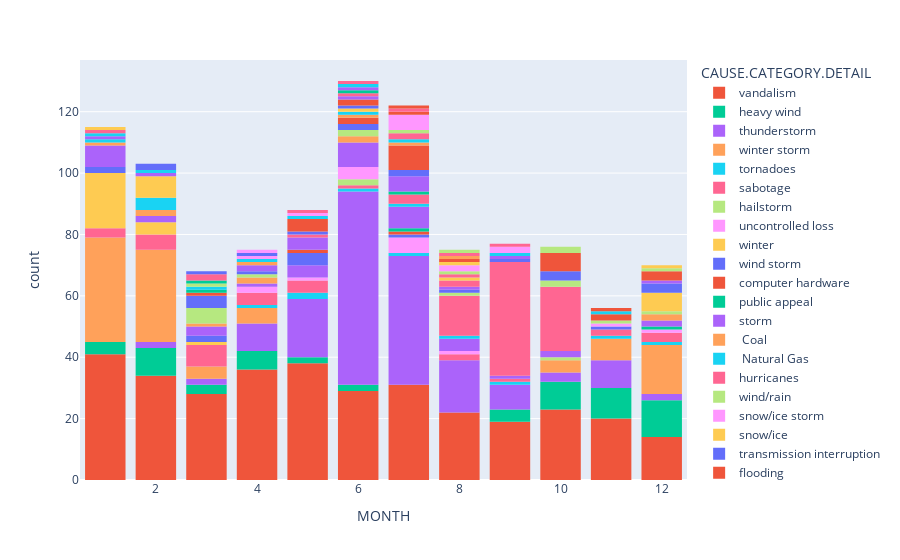

Here is the notebook cell this chart was saved with:
### Code cell
fig4 = px.histogram(df, 
                   x = 'MONTH',
                   color = 'CAUSE.CATEGORY.DETAIL')
fig4.update_layout(bargap=0.2)
fig4.show()

### Figure 1 — Plotly figure (JSON) as saved in the notebook; plotly's stock layout.template omitted (floating-point values rounded to 4 significant figures; data arrays with more than 128 entries replaced by an {"elided": "..."} marker saying what was removed)
{"data": [{"alignmentgroup": "True", "bingroup": "x", "hovertemplate": "CAUSE.CATEGORY.DETAIL=vandalism<br>MONTH=%{x}<br>count=%{y}<extra></extra>", "legendgroup": "vandalism", "marker": {"color": "#EF553B", "pattern": {"shape": ""}}, "name": "vandalism", "offsetgroup": "vandalism", "orientation": "v", "showlegend": true, "type": "histogram", "x": {"elided": "335 int values"}, "xaxis": "x", "yaxis": "y"}, {"alignmentgroup": "True", "bingroup": "x", "hovertemplate": "CAUSE.CATEGORY.DETAIL=heavy wind<br>MONTH=%{x}<br>count=%{y}<extra></extra>", "legendgroup": "heavy wind", "marker": {"color": "#00cc96", "pattern": {"shape": ""}}, "name": "heavy wind", "offsetgroup": "heavy wind", "orientation": "v", "showlegend": true, "type": "histogram", "x": [10, 10, 11, 12, 12, 10, 10, 12, 4, 11, 4, 10, 2, 11, 4, 3, 6, 5, 5, 11, 10, 1, 11, 2, 10, 12, 12, 12, 2, 12, 11, 12, 4, 12, 11, 11, 1, 9, 2, 9, 1, 2, 9, 12, 2, 9, 2, 3, 3, 12, 12, 1, 11, 4, 10, 10, 4, 11, 2, 6, 2], "xaxis": "x", "yaxis": "y"}, {"alignmentgroup": "True", "bingroup": "x", "hovertemplate": "CAUSE.CATEGORY.DETAIL=thunderstorm<br>MONTH=%{x}<br>count=%{y}<extra></extra>", "legendgroup": "thunderstorm", "marker": {"color": "#ab63fa", "pattern": {"shape": ""}}, "name": "thunderstorm", "offsetgroup": "thunderstorm", "orientation": "v", "showlegend": true, "type": "histogram", "x": {"elided": "178 int values"}, "xaxis": "x", "yaxis": "y"}, {"alignmentgroup": "True", "bingroup": "x", "hovertemplate": "CAUSE.CATEGORY.DETAIL=winter storm<br>MONTH=%{x}<br>count=%{y}<extra></extra>", "legendgroup": "winter storm", "marker": {"color": "#FFA15A", "pattern": {"shape": ""}}, "name": "winter storm", "offsetgroup": "winter storm", "orientation": "v", "showlegend": true, "type": "histogram", "x": [11, 1, 1, 4, 3, 4, 12, 2, 1, 2, 3, 1, 2, 12, 2, 12, 1, 1, 1, 2, 1, 11, 1, 11, 1, 2, 2, 1, 2, 2, 2, 12, 12, 2, 1, 1, 1, 1, 4, 4, 2, 2, 2, 1, 1, 1, 2, 1, 1, 1, 2, 1, 2, 2, 12, 12, 2, 2, 10, 10, 1, 2, 2, 2, 11, 1, 12, 12, 1, 12, 11, 2, 1, 1, 12, 1, 3, 3, 12, 2, 10, 2, 1, 1, 12, 11, 1, 1, 2, 12, 1, 2, 2, 12, 2, 11, 4, 10, null, 12, 1], "xaxis": "x", "yaxis": "y"}, {"alignmentgroup": "True", "bingroup": "x", "hovertemplate": "CAUSE.CATEGORY.DETAIL=tornadoes<br>MONTH=%{x}<br>count=%{y}<extra></extra>", "legendgroup": "tornadoes", "marker": {"color": "#19d3f3", "pattern": {"shape": ""}}, "name": "tornadoes", "offsetgroup": "tornadoes", "orientation": "v", "showlegend": true, "type": "histogram", "x": [7, 9, 11, 4, 12, 6, 5, 5], "xaxis": "x", "yaxis": "y"}, {"alignmentgroup": "True", "bingroup": "x", "hovertemplate": "CAUSE.CATEGORY.DETAIL=sabotage<br>MONTH=%{x}<br>count=%{y}<extra></extra>", "legendgroup": "sabotage", "marker": {"color": "#FF6692", "pattern": {"shape": ""}}, "name": "sabotage", "offsetgroup": "sabotage", "orientation": "v", "showlegend": true, "type": "histogram", "x": [3, 1, 1, 4, 2, 11, 5, 3, 3, 8, 2, 3, 4, 1, 6, 2, 2, 12, 5, 5, 4, 5, 8, 9, 11, 3, 12, 12, 3, 4, 2, 3], "xaxis": "x", "yaxis": "y"}, {"alignmentgroup": "True", "bingroup": "x", "hovertemplate": "CAUSE.CATEGORY.DETAIL=hailstorm<br>MONTH=%{x}<br>count=%{y}<extra></extra>", "legendgroup": "hailstorm", "marker": {"color": "#B6E880", "pattern": {"shape": ""}}, "name": "hailstorm", "offsetgroup": "hailstorm", "orientation": "v", "showlegend": true, "type": "histogram", "x": [6, 6, 10], "xaxis": "x", "yaxis": "y"}, {"alignmentgroup": "True", "bingroup": "x", "hovertemplate": "CAUSE.CATEGORY.DETAIL=uncontrolled loss<br>MONTH=%{x}<br>count=%{y}<extra></extra>", "legendgroup": "uncontrolled loss", "marker": {"color": "#FF97FF", "pattern": {"shape": ""}}, "name": "uncontrolled loss", "offsetgroup": "uncontrolled loss", "orientation": "v", "showlegend": true, "type": "histogram", "x": [6, 6, 7, 4, 5, 6, 12, 6, 8, 7, 4, 7, 7, 7], "xaxis": "x", "yaxis": "y"}, {"alignmentgroup": "True", "bingroup": "x", "hovertemplate": "CAUSE.CATEGORY.DETAIL=winter<br>MONTH=%{x}<br>count=%{y}<extra></extra>", "legendgroup": "winter", "marker": {"color": "#FECB52", "pattern": {"shape": ""}}, "name": "winter", "offsetgroup": "winter", "orientation": "v", "showlegend": true, "type": "histogram", "x": [1, 1, 2, 1, 1, 1, 2, 1, 3, 1, 1, 1, 1, 1, 1, 2, 1, 1, 1, 1, 1, 1, 2], "xaxis": "x", "yaxis": "y"}, {"alignmentgroup": "True", "bingroup": "x", "hovertemplate": "CAUSE.CATEGORY.DETAIL=wind storm<br>MONTH=%{x}<br>count=%{y}<extra></extra>", "legendgroup": "wind storm", "marker": {"color": "#636efa", "pattern": {"shape": ""}}, "name": "wind storm", "offsetgroup": "wind storm", "orientation": "v", "showlegend": true, "type": "histogram", "x": [7, 3, 3, 11, 1, 1], "xaxis": "x", "yaxis": "y"}, {"alignmentgroup": "True", "bingroup": "x", "hovertemplate": "CAUSE.CATEGORY.DETAIL=computer hardware<br>MONTH=%{x}<br>count=%{y}<extra></extra>", "legendgroup": "computer hardware", "marker": {"color": "#EF553B", "pattern": {"shape": ""}}, "name": "computer hardware", "offsetgroup": "computer hardware", "orientation": "v", "showlegend": true, "type": "histogram", "x": [7], "xaxis": "x", "yaxis": "y"}, {"alignmentgroup": "True", "bingroup": "x", "hovertemplate": "CAUSE.CATEGORY.DETAIL=public appeal<br>MONTH=%{x}<br>count=%{y}<extra></extra>", "legendgroup": "public appeal", "marker": {"color": "#00cc96", "pattern": {"shape": ""}}, "name": "public appeal", "offsetgroup": "public appeal", "orientation": "v", "showlegend": true, "type": "histogram", "x": [7, 12], "xaxis": "x", "yaxis": "y"}, {"alignmentgroup": "True", "bingroup": "x", "hovertemplate": "CAUSE.CATEGORY.DETAIL=storm<br>MONTH=%{x}<br>count=%{y}<extra></extra>", "legendgroup": "storm", "marker": {"color": "#ab63fa", "pattern": {"shape": ""}}, "name": "storm", "offsetgroup": "storm", "orientation": "v", "showlegend": true, "type": "histogram", "x": [6, 9, 7, 7, 10, 6, 8, 6, 5, 6, 1, 8, 8, 6, 8, 5, 12, 7, 6, 7, 2, 7, 5, 6, 4, 7, 6, 3, 1, 1, 1, 2, 1, 1, 12, 3, 3, 7, 5, 10, 1], "xaxis": "x", "yaxis": "y"}, {"alignmentgroup": "True", "bingroup": "x", "hovertemplate": "CAUSE.CATEGORY.DETAIL= Coal<br>MONTH=%{x}<br>count=%{y}<extra></extra>", "legendgroup": " Coal", "marker": {"color": "#FFA15A", "pattern": {"shape": ""}}, "name": " Coal", "offsetgroup": " Coal", "orientation": "v", "showlegend": true, "type": "histogram", "x": [6, 1, 4, 3, 4, 12, 6, 12, 2, 2], "xaxis": "x", "yaxis": "y"}, {"alignmentgroup": "True", "bingroup": "x", "hovertemplate": "CAUSE.CATEGORY.DETAIL= Natural Gas<br>MONTH=%{x}<br>count=%{y}<extra></extra>", "legendgroup": " Natural Gas", "marker": {"color": "#19d3f3", "pattern": {"shape": ""}}, "name": " Natural Gas", "offsetgroup": " Natural Gas", "orientation": "v", "showlegend": true, "type": "histogram", "x": [8, 1, 7, 2, 2, 2, 2], "xaxis": "x", "yaxis": "y"}, {"alignmentgroup": "True", "bingroup": "x", "hovertemplate": "CAUSE.CATEGORY.DETAIL=hurricanes<br>MONTH=%{x}<br>count=%{y}<extra></extra>", "legendgroup": "hurricanes", "marker": {"color": "#FF6692", "pattern": {"shape": ""}}, "name": "hurricanes", "offsetgroup": "hurricanes", "orientation": "v", "showlegend": true, "type": "histogram", "x": [10, 9, 7, 9, 9, 7, 9, 9, 9, 9, 9, 9, 10, 10, 9, 10, 9, 9, 10, 9, 9, 10, 9, 9, 9, 9, 9, 9, 9, 10, 10, 10, 8, 9, 10, 10, 10, 8, 7, 8, 9, 9, 9, 9, 8, 8, 10, 9, 8, 8, 8, 10, 8, 9, 8, 9, 8, 10, 9, 9, 9, 9, 10, 9, 8, 8, 9, 10, 9, 9, 10, 10, 10, 10], "xaxis": "x", "yaxis": "y"}, {"alignmentgroup": "True", "bingroup": "x", "hovertemplate": "CAUSE.CATEGORY.DETAIL=wind/rain<br>MONTH=%{x}<br>count=%{y}<extra></extra>", "legendgroup": "wind/rain", "marker": {"color": "#B6E880", "pattern": {"shape": ""}}, "name": "wind/rain", "offsetgroup": "wind/rain", "orientation": "v", "showlegend": true, "type": "histogram", "x": [6, 4, 8, 12, 3, 3, 3, 3, 10, 10, 6, 3], "xaxis": "x", "yaxis": "y"}, {"alignmentgroup": "True", "bingroup": "x", "hovertemplate": "CAUSE.CATEGORY.DETAIL=snow/ice storm<br>MONTH=%{x}<br>count=%{y}<extra></extra>", "legendgroup": "snow/ice storm", "marker": {"color": "#FF97FF", "pattern": {"shape": ""}}, "name": "snow/ice storm", "offsetgroup": "snow/ice storm", "orientation": "v", "showlegend": true, "type": "histogram", "x": [11], "xaxis": "x", "yaxis": "y"}, {"alignmentgroup": "True", "bingroup": "x", "hovertemplate": "CAUSE.CATEGORY.DETAIL=snow/ice <br>MONTH=%{x}<br>count=%{y}<extra></extra>", "legendgroup": "snow/ice ", "marker": {"color": "#FECB52", "pattern": {"shape": ""}}, "name": "snow/ice ", "offsetgroup": "snow/ice ", "orientation": "v", "showlegend": true, "type": "histogram", "x": [12, 12, 12, 2, 2, 2, 2, 2, 2, 12, 12, 2, 12], "xaxis": "x", "yaxis": "y"}, {"alignmentgroup": "True", "bingroup": "x", "hovertemplate": "CAUSE.CATEGORY.DETAIL=transmission interruption<br>MONTH=%{x}<br>count=%{y}<extra></extra>", "legendgroup": "transmission interruption", "marker": {"color": "#636efa", "pattern": {"shape": ""}}, "name": "transmission interruption", "offsetgroup": "transmission interruption", "orientation": "v", "showlegend": true, "type": "histogram", "x": [9, 5, 3, 10, 5, 6, 12, 4, 6, 12, 5, 5, 12, 3, 8, 10, 10, 3, 3], "xaxis": "x", "yaxis": "y"}, {"alignmentgroup": "True", "bingroup": "x", "hovertemplate": "CAUSE.CATEGORY.DETAIL=flooding<br>MONTH=%{x}<br>count=%{y}<extra></extra>", "legendgroup": "flooding", "marker": {"color": "#EF553B", "pattern": {"shape": ""}}, "name": "flooding", "offsetgroup": "flooding", "orientation": "v", "showlegend": true, "type": "histogram", "x": [5, 6, 3, 6], "xaxis": "x", "yaxis": "y"}, {"alignmentgroup": "True", "bingroup": "x", "hovertemplate": "CAUSE.CATEGORY.DETAIL=transformer outage<br>MONTH=%{x}<br>count=%{y}<extra></extra>", "legendgroup": "transformer outage", "marker": {"color": "#00cc96", "pattern": {"shape": ""}}, "name": "transformer outage", "offsetgroup": "transformer outage", "orientation": "v", "showlegend": true, "type": "histogram", "x": [3, null, 7], "xaxis": "x", "yaxis": "y"}, {"alignmentgroup": "True", "bingroup": "x", "hovertemplate": "CAUSE.CATEGORY.DETAIL=generator trip<br>MONTH=%{x}<br>count=%{y}<extra></extra>", "legendgroup": "generator trip", "marker": {"color": "#ab63fa", "pattern": {"shape": ""}}, "name": "generator trip", "offsetgroup": "generator trip", "orientation": "v", "showlegend": true, "type": "histogram", "x": [9, 8, 2, 1, 5, 4, 7, 5, 12, 4, 7, 5, 7, 7, 5, 7], "xaxis": "x", "yaxis": "y"}, {"alignmentgroup": "True", "bingroup": "x", "hovertemplate": "CAUSE.CATEGORY.DETAIL=relaying malfunction<br>MONTH=%{x}<br>count=%{y}<extra></extra>", "legendgroup": "relaying malfunction", "marker": {"color": "#FFA15A", "pattern": {"shape": ""}}, "name": "relaying malfunction", "offsetgroup": "relaying malfunction", "orientation": "v", "showlegend": true, "type": "histogram", "x": [4, 6, null], "xaxis": "x", "yaxis": "y"}, {"alignmentgroup": "True", "bingroup": "x", "hovertemplate": "CAUSE.CATEGORY.DETAIL=transmission trip<br>MONTH=%{x}<br>count=%{y}<extra></extra>", "legendgroup": "transmission trip", "marker": {"color": "#19d3f3", "pattern": {"shape": ""}}, "name": "transmission trip", "offsetgroup": "transmission trip", "orientation": "v", "showlegend": true, "type": "histogram", "x": [9, 3, 4, 2, 1, 6], "xaxis": "x", "yaxis": "y"}, {"alignmentgroup": "True", "bingroup": "x", "hovertemplate": "CAUSE.CATEGORY.DETAIL=lightning<br>MONTH=%{x}<br>count=%{y}<extra></extra>", "legendgroup": "lightning", "marker": {"color": "#FF6692", "pattern": {"shape": ""}}, "name": "lightning", "offsetgroup": "lightning", "orientation": "v", "showlegend": true, "type": "histogram", "x": [8, 8, 5], "xaxis": "x", "yaxis": "y"}, {"alignmentgroup": "True", "bingroup": "x", "hovertemplate": "CAUSE.CATEGORY.DETAIL=switching<br>MONTH=%{x}<br>count=%{y}<extra></extra>", "legendgroup": "switching", "marker": {"color": "#B6E880", "pattern": {"shape": ""}}, "name": "switching", "offsetgroup": "switching", "orientation": "v", "showlegend": true, "type": "histogram", "x": [3, 11], "xaxis": "x", "yaxis": "y"}, {"alignmentgroup": "True", "bingroup": "x", "hovertemplate": "CAUSE.CATEGORY.DETAIL=shed load<br>MONTH=%{x}<br>count=%{y}<extra></extra>", "legendgroup": "shed load", "marker": {"color": "#FF97FF", "pattern": {"shape": ""}}, "name": "shed load", "offsetgroup": "shed load", "orientation": "v", "showlegend": true, "type": "histogram", "x": [4], "xaxis": "x", "yaxis": "y"}, {"alignmentgroup": "True", "bingroup": "x", "hovertemplate": "CAUSE.CATEGORY.DETAIL=line fault<br>MONTH=%{x}<br>count=%{y}<extra></extra>", "legendgroup": "line fault", "marker": {"color": "#FECB52", "pattern": {"shape": ""}}, "name": "line fault", "offsetgroup": "line fault", "orientation": "v", "showlegend": true, "type": "histogram", "x": [8, 6], "xaxis": "x", "yaxis": "y"}, {"alignmentgroup": "True", "bingroup": "x", "hovertemplate": "CAUSE.CATEGORY.DETAIL=breaker trip<br>MONTH=%{x}<br>count=%{y}<extra></extra>", "legendgroup": "breaker trip", "marker": {"color": "#636efa", "pattern": {"shape": ""}}, "name": "breaker trip", "offsetgroup": "breaker trip", "orientation": "v", "showlegend": true, "type": "histogram", "x": [6, 7, 7, 5], "xaxis": "x", "yaxis": "y"}, {"alignmentgroup": "True", "bingroup": "x", "hovertemplate": "CAUSE.CATEGORY.DETAIL=wildfire<br>MONTH=%{x}<br>count=%{y}<extra></extra>", "legendgroup": "wildfire", "marker": {"color": "#EF553B", "pattern": {"shape": ""}}, "name": "wildfire", "offsetgroup": "wildfire", "orientation": "v", "showlegend": true, "type": "histogram", "x": [null, 7, 6, 7, 7, 6, 12, 12, 10, 7, 5, 5, 10, 11, 7, 7, 10, 7, 10, 10, 5, 5, 10, 11, 7, 12], "xaxis": "x", "yaxis": "y"}, {"alignmentgroup": "True", "bingroup": "x", "hovertemplate": "CAUSE.CATEGORY.DETAIL= Hydro<br>MONTH=%{x}<br>count=%{y}<extra></extra>", "legendgroup": " Hydro", "marker": {"color": "#00cc96", "pattern": {"shape": ""}}, "name": " Hydro", "offsetgroup": " Hydro", "orientation": "v", "showlegend": true, "type": "histogram", "x": [3], "xaxis": "x", "yaxis": "y"}, {"alignmentgroup": "True", "bingroup": "x", "hovertemplate": "CAUSE.CATEGORY.DETAIL=majorsystem interruption<br>MONTH=%{x}<br>count=%{y}<extra></extra>", "legendgroup": "majorsystem interruption", "marker": {"color": "#ab63fa", "pattern": {"shape": ""}}, "name": "majorsystem interruption", "offsetgroup": "majorsystem interruption", "orientation": "v", "showlegend": true, "type": "histogram", "x": [6], "xaxis": "x", "yaxis": "y"}, {"alignmentgroup": "True", "bingroup": "x", "hovertemplate": "CAUSE.CATEGORY.DETAIL=voltage reduction<br>MONTH=%{x}<br>count=%{y}<extra></extra>", "legendgroup": "voltage reduction", "marker": {"color": "#FFA15A", "pattern": {"shape": ""}}, "name": "voltage reduction", "offsetgroup": "voltage reduction", "orientation": "v", "showlegend": true, "type": "histogram", "x": [7], "xaxis": "x", "yaxis": "y"}, {"alignmentgroup": "True", "bingroup": "x", "hovertemplate": "CAUSE.CATEGORY.DETAIL=transmission<br>MONTH=%{x}<br>count=%{y}<extra></extra>", "legendgroup": "transmission", "marker": {"color": "#19d3f3", "pattern": {"shape": ""}}, "name": "transmission", "offsetgroup": "transmission", "orientation": "v", "showlegend": true, "type": "histogram", "x": [7, 5, 11], "xaxis": "x", "yaxis": "y"}, {"alignmentgroup": "True", "bingroup": "x", "hovertemplate": "CAUSE.CATEGORY.DETAIL=Coal<br>MONTH=%{x}<br>count=%{y}<extra></extra>", "legendgroup": "Coal", "marker": {"color": "#FF6692", "pattern": {"shape": ""}}, "name": "Coal", "offsetgroup": "Coal", "orientation": "v", "showlegend": true, "type": "histogram", "x": [7, 7, 1, 3, 8, 3, 6, null], "xaxis": "x", "yaxis": "y"}, {"alignmentgroup": "True", "bingroup": "x", "hovertemplate": "CAUSE.CATEGORY.DETAIL=substation<br>MONTH=%{x}<br>count=%{y}<extra></extra>", "legendgroup": "substation", "marker": {"color": "#B6E880", "pattern": {"shape": ""}}, "name": "substation", "offsetgroup": "substation", "orientation": "v", "showlegend": true, "type": "histogram", "x": [7, 8], "xaxis": "x", "yaxis": "y"}, {"alignmentgroup": "True", "bingroup": "x", "hovertemplate": "CAUSE.CATEGORY.DETAIL=heatwave<br>MONTH=%{x}<br>count=%{y}<extra></extra>", "legendgroup": "heatwave", "marker": {"color": "#FF97FF", "pattern": {"shape": ""}}, "name": "heatwave", "offsetgroup": "heatwave", "orientation": "v", "showlegend": true, "type": "histogram", "x": [8, 7, 9, 7, 7, 8, 7, 5, 9, 7], "xaxis": "x", "yaxis": "y"}, {"alignmentgroup": "True", "bingroup": "x", "hovertemplate": "CAUSE.CATEGORY.DETAIL=distribution interruption<br>MONTH=%{x}<br>count=%{y}<extra></extra>", "legendgroup": "distribution interruption", "marker": {"color": "#FECB52", "pattern": {"shape": ""}}, "name": "distribution interruption", "offsetgroup": "distribution interruption", "orientation": "v", "showlegend": true, "type": "histogram", "x": [1, 8], "xaxis": "x", "yaxis": "y"}, {"alignmentgroup": "True", "bingroup": "x", "hovertemplate": "CAUSE.CATEGORY.DETAIL=wind<br>MONTH=%{x}<br>count=%{y}<extra></extra>", "legendgroup": "wind", "marker": {"color": "#636efa", "pattern": {"shape": ""}}, "name": "wind", "offsetgroup": "wind", "orientation": "v", "showlegend": true, "type": "histogram", "x": [3, 2, 4], "xaxis": "x", "yaxis": "y"}, {"alignmentgroup": "True", "bingroup": "x", "hovertemplate": "CAUSE.CATEGORY.DETAIL=suspicious activity<br>MONTH=%{x}<br>count=%{y}<extra></extra>", "legendgroup": "suspicious activity", "marker": {"color": "#EF553B", "pattern": {"shape": ""}}, "name": "suspicious activity", "offsetgroup": "suspicious activity", "orientation": "v", "showlegend": true, "type": "histogram", "x": [8, 11, 7], "xaxis": "x", "yaxis": "y"}, {"alignmentgroup": "True", "bingroup": "x", "hovertemplate": "CAUSE.CATEGORY.DETAIL=feeder shutdown<br>MONTH=%{x}<br>count=%{y}<extra></extra>", "legendgroup": "feeder shutdown", "marker": {"color": "#00cc96", "pattern": {"shape": ""}}, "name": "feeder shutdown", "offsetgroup": "feeder shutdown", "orientation": "v", "showlegend": true, "type": "histogram", "x": [6], "xaxis": "x", "yaxis": "y"}, {"alignmentgroup": "True", "bingroup": "x", "hovertemplate": "CAUSE.CATEGORY.DETAIL=100 MW loadshed<br>MONTH=%{x}<br>count=%{y}<extra></extra>", "legendgroup": "100 MW loadshed", "marker": {"color": "#ab63fa", "pattern": {"shape": ""}}, "name": "100 MW loadshed", "offsetgroup": "100 MW loadshed", "orientation": "v", "showlegend": true, "type": "histogram", "x": [6], "xaxis": "x", "yaxis": "y"}, {"alignmentgroup": "True", "bingroup": "x", "hovertemplate": "CAUSE.CATEGORY.DETAIL=plant trip<br>MONTH=%{x}<br>count=%{y}<extra></extra>", "legendgroup": "plant trip", "marker": {"color": "#FFA15A", "pattern": {"shape": ""}}, "name": "plant trip", "offsetgroup": "plant trip", "orientation": "v", "showlegend": true, "type": "histogram", "x": [8], "xaxis": "x", "yaxis": "y"}, {"alignmentgroup": "True", "bingroup": "x", "hovertemplate": "CAUSE.CATEGORY.DETAIL=fog<br>MONTH=%{x}<br>count=%{y}<extra></extra>", "legendgroup": "fog", "marker": {"color": "#19d3f3", "pattern": {"shape": ""}}, "name": "fog", "offsetgroup": "fog", "orientation": "v", "showlegend": true, "type": "histogram", "x": [6], "xaxis": "x", "yaxis": "y"}, {"alignmentgroup": "True", "bingroup": "x", "hovertemplate": "CAUSE.CATEGORY.DETAIL=Hydro<br>MONTH=%{x}<br>count=%{y}<extra></extra>", "legendgroup": "Hydro", "marker": {"color": "#FF6692", "pattern": {"shape": ""}}, "name": "Hydro", "offsetgroup": "Hydro", "orientation": "v", "showlegend": true, "type": "histogram", "x": [5, 8, 7, 6, 9], "xaxis": "x", "yaxis": "y"}, {"alignmentgroup": "True", "bingroup": "x", "hovertemplate": "CAUSE.CATEGORY.DETAIL=earthquake<br>MONTH=%{x}<br>count=%{y}<extra></extra>", "legendgroup": "earthquake", "marker": {"color": "#B6E880", "pattern": {"shape": ""}}, "name": "earthquake", "offsetgroup": "earthquake", "orientation": "v", "showlegend": true, "type": "histogram", "x": [12, 8, 10, 10], "xaxis": "x", "yaxis": "y"}, {"alignmentgroup": "True", "bingroup": "x", "hovertemplate": "CAUSE.CATEGORY.DETAIL=HVSubstation interruption<br>MONTH=%{x}<br>count=%{y}<extra></extra>", "legendgroup": "HVSubstation interruption", "marker": {"color": "#FF97FF", "pattern": {"shape": ""}}, "name": "HVSubstation interruption", "offsetgroup": "HVSubstation interruption", "orientation": "v", "showlegend": true, "type": "histogram", "x": [4], "xaxis": "x", "yaxis": "y"}, {"alignmentgroup": "True", "bingroup": "x", "hovertemplate": "CAUSE.CATEGORY.DETAIL=cables<br>MONTH=%{x}<br>count=%{y}<extra></extra>", "legendgroup": "cables", "marker": {"color": "#FECB52", "pattern": {"shape": ""}}, "name": "cables", "offsetgroup": "cables", "orientation": "v", "showlegend": true, "type": "histogram", "x": [12], "xaxis": "x", "yaxis": "y"}, {"alignmentgroup": "True", "bingroup": "x", "hovertemplate": "CAUSE.CATEGORY.DETAIL=Petroleum<br>MONTH=%{x}<br>count=%{y}<extra></extra>", "legendgroup": "Petroleum", "marker": {"color": "#636efa", "pattern": {"shape": ""}}, "name": "Petroleum", "offsetgroup": "Petroleum", "orientation": "v", "showlegend": true, "type": "histogram", "x": [2], "xaxis": "x", "yaxis": "y"}, {"alignmentgroup": "True", "bingroup": "x", "hovertemplate": "CAUSE.CATEGORY.DETAIL=thunderstorm; islanding<br>MONTH=%{x}<br>count=%{y}<extra></extra>", "legendgroup": "thunderstorm; islanding", "marker": {"color": "#EF553B", "pattern": {"shape": ""}}, "name": "thunderstorm; islanding", "offsetgroup": "thunderstorm; islanding", "orientation": "v", "showlegend": true, "type": "histogram", "x": [7], "xaxis": "x", "yaxis": "y"}, {"alignmentgroup": "True", "bingroup": "x", "hovertemplate": "CAUSE.CATEGORY.DETAIL=failure<br>MONTH=%{x}<br>count=%{y}<extra></extra>", "legendgroup": "failure", "marker": {"color": "#00cc96", "pattern": {"shape": ""}}, "name": "failure", "offsetgroup": "failure", "orientation": "v", "showlegend": true, "type": "histogram", "x": [null], "xaxis": "x", "yaxis": "y"}], "layout": {"bargap": 0.2, "barmode": "relative", "legend": {"title": {"text": "CAUSE.CATEGORY.DETAIL"}, "tracegroupgap": 0}, "margin": {"t": 60}, "xaxis": {"anchor": "y", "domain": [0, 1], "title": {"text": "MONTH"}}, "yaxis": {"anchor": "x", "domain": [0, 1], "title": {"text": "count"}}}}
